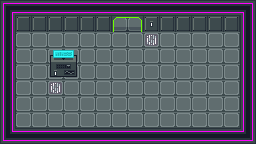

A level layout from a 2D game, rendered from its tile map. Below: a short description, then the map file with its tile-grid data intact:
An orthogonal 16x9 tile map with 16x16 px tiles, 1 tile layer (Art), 1 hidden layer not drawn, 2 tilesets and 7 objects (2x Quball, 2x Door, Player, Laser, Exit).

<map version="1.2" tiledversion="1.3.1" orientation="orthogonal" renderorder="right-down" compressionlevel="0" width="16" height="9" tilewidth="16" tileheight="16" infinite="0" nextlayerid="4" nextobjectid="28">
 <properties>
  <property name="Gates">Apply H on qubit 26.
Apply Translate
on (qucell 26, vec2 (-1, 0))
if value (qubit 26).
Apply X on qubit 26
if value (qucell 26) = cell (5, 6).</property>
 </properties>
 <tileset firstgid="1" name="industrial-sprite-sheet-DeadEnd-LMZ" tilewidth="16" tileheight="16" tilecount="204" columns="12">
  <image source="sprites/industrial-sprite-sheet-DeadEnd-LMZ.png" width="192" height="272" />
 </tileset>
 <tileset firstgid="205" name="sprites" tilewidth="64" tileheight="64" tilecount="9" columns="0">
  <grid orientation="orthogonal" width="1" height="1" />
  <tile id="0">
   <image width="32" height="32" source="sprites/ball.png" />
  </tile>
  <tile id="1">
   <image width="64" height="64" source="sprites/cat.png" />
  </tile>
  <tile id="2">
   <image width="16" height="16" source="sprites/key.png" />
  </tile>
  <tile id="3">
   <image width="16" height="16" source="sprites/laser_down.png" />
  </tile>
  <tile id="4">
   <image width="16" height="16" source="sprites/laser_left.png" />
  </tile>
  <tile id="5">
   <image width="16" height="16" source="sprites/laser_right.png" />
  </tile>
  <tile id="6">
   <image width="16" height="16" source="sprites/laser_up.png" />
  </tile>
  <tile id="7">
   <image width="16" height="16" source="sprites/quball_v1.png" />
  </tile>
  <tile id="8">
   <image width="16" height="16" source="sprites/quball_v2.png" />
  </tile>
 </tileset>
 <layer id="1" name="Art" width="16" height="9">
  <data encoding="csv">
4,6,6,6,6,6,6,6,6,6,6,6,6,6,6,5,
7,30,30,30,30,30,30,197,198,203,30,30,30,30,30,7,
7,21,21,21,21,21,21,21,21,190,21,21,21,21,21,7,
7,21,21,129,128,21,21,21,21,21,21,21,21,21,21,7,
7,21,21,204,140,21,21,21,21,21,21,21,21,21,21,7,
7,21,21,190,21,21,21,21,21,21,21,21,21,21,21,7,
7,21,21,21,21,21,21,21,21,21,21,21,21,21,21,7,
7,21,21,21,21,21,21,21,21,21,21,21,21,21,21,7,
16,6,6,6,6,6,6,6,6,6,6,6,6,6,6,17
</data>
 </layer>
 <layer id="3" name="Collision" width="16" height="9" visible="0">
  <properties>
   <property name="Collision" type="bool" value="true" />
  </properties>
  <data encoding="csv">
101,101,101,101,101,101,101,101,101,101,101,101,101,101,101,101,
101,101,101,101,101,101,101,0,0,101,101,101,101,101,101,101,
101,0,0,0,0,0,0,0,0,0,0,0,0,0,0,101,
101,0,0,101,101,0,0,0,0,0,0,0,0,0,0,101,
101,0,0,101,101,0,0,0,0,0,0,0,0,0,0,101,
101,0,0,0,0,0,0,0,0,0,0,0,0,0,0,101,
101,0,0,0,0,0,0,0,0,0,0,0,0,0,0,101,
101,0,0,0,0,0,0,0,0,0,0,0,0,0,0,101,
101,101,101,101,101,101,101,101,101,101,101,101,101,101,101,101
</data>
 </layer>
 <objectgroup id="2" name="Objects">
  <object id="10" name="Player" type="Player" gid="206" x="112" y="96" width="16" height="16" />
  <object id="12" name="Quball" type="Quball" gid="212" x="144" y="80" width="16" height="16" />
  <object id="13" name="X Laser" type="Laser" gid="210" x="64" y="80" width="16" height="16">
   <properties>
    <property name="Controls" value="activeCell (3, 5)" />
    <property name="Direction" value="Right" />
    <property name="Gate" value="X" />
   </properties>
  </object>
  <object id="18" name="Door" type="Door" x="120.125" y="27.125">
   <properties>
    <property name="Controls" value="activeCell (9, 2)" />
   </properties>
   <point />
  </object>
  <object id="19" name="Door" type="Door" x="134.375" y="26.875">
   <properties>
    <property name="Controls" value="activeCell (9, 2)" />
   </properties>
   <point />
  </object>
  <object id="26" name="Quball" type="Quball" gid="212" x="80" y="112" width="16" height="16" />
  <object id="27" name="Exit" type="Exit" x="112" y="16" width="32" height="16" />
 </objectgroup>
</map>
